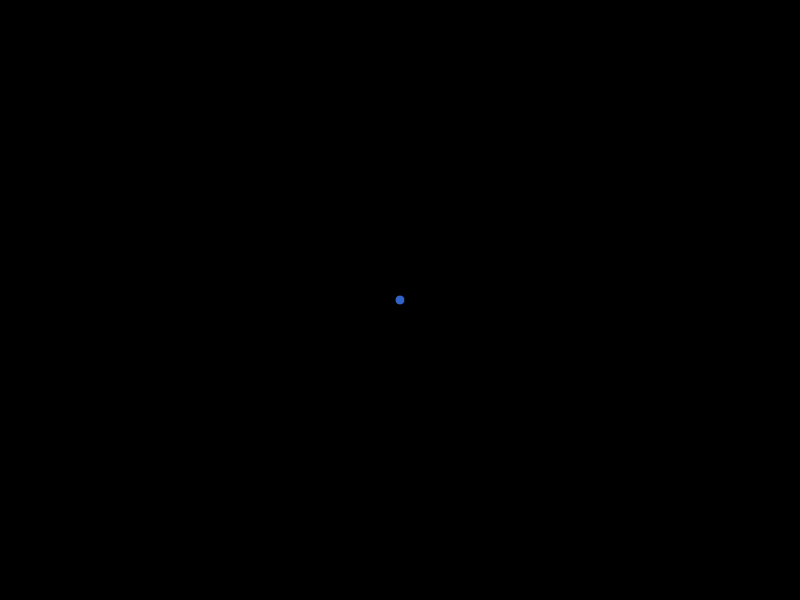
Frame 1 (no input)
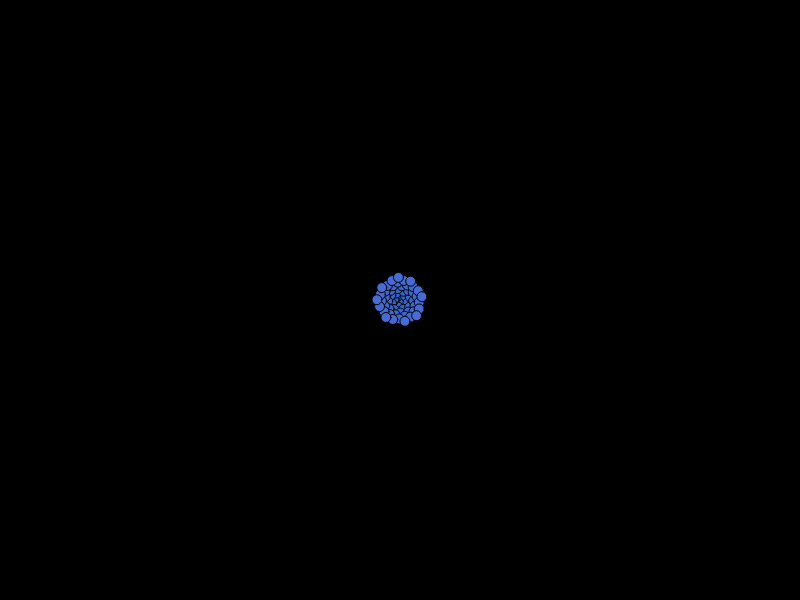
Frame 60 (no input)
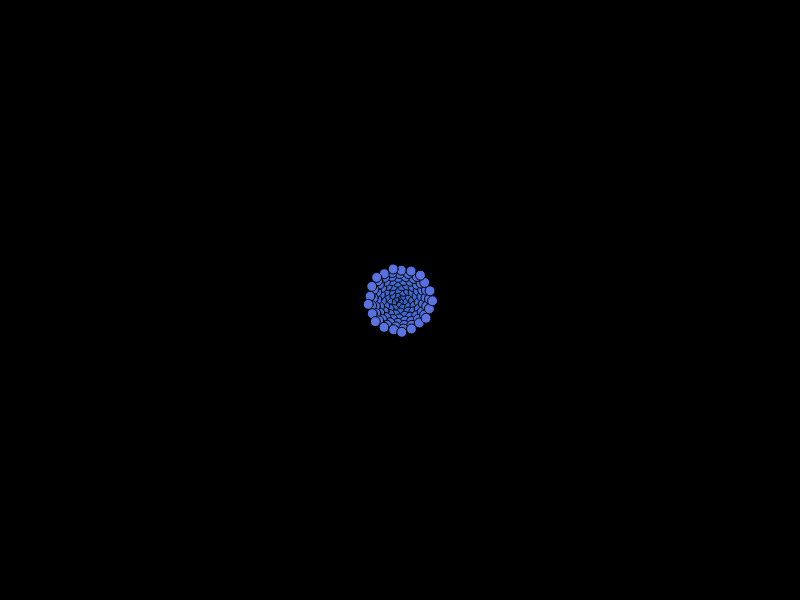
Frame 120 (the mouse pressed at the canvas centre since frame 60)

The p5.js sketch that drew these frames (run headless with seeded random() and noise() and a simulated clock; from frame 60 on, the mouse is pressed at the canvas centre):

// p5.js sketch
// ── sketch.js
var n = 0;
var c = 3;
var redd =50;
var g=100;
var b = 200;
function setup() {
  createCanvas(800,600);
  angleMode(DEGREES);
  background(0);

}
var x =0;
var radius = 10;
var angle = 137.3;

function draw() {
 //radius += 0.01;
 
 //angle += 1;
 var a = n* angle;
 var r = c * sqrt(n);
 
  n++;
 

 console.log(n);
  
  var x = r * cos(a) + width/2;
  var y = r * sin(a) + height/2;
  
   redd+=0.35;
  redd=redd%255;
  g+=0.13;
  g= g % 255;
  b+=0.22;
  b= b % 255;
  fill(redd,g,b);
  
  
  
  ellipse(x,y,radius,radius);
  
  rotate(10);
  
 
}
